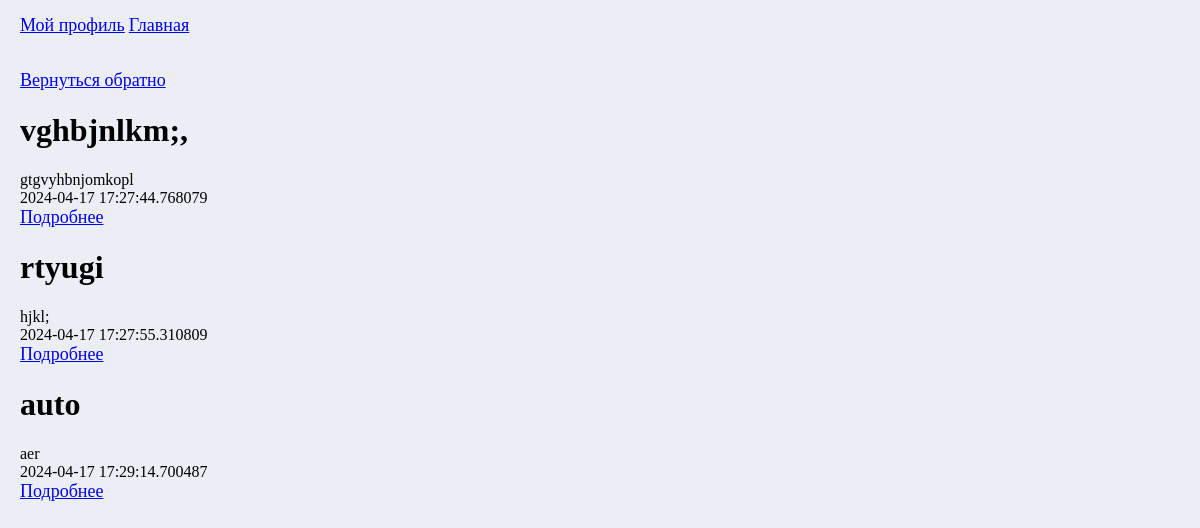
Page /profile/1/all_posts (signed in) on the committed database.
### data/posts.py (models this page shows)
class Posts(SqlAlchemyBase):
    __tablename__ = 'posts'
    id = sqlalchemy.Column(sqlalchemy.Integer,
                           primary_key=True, autoincrement=True)
    title = sqlalchemy.Column(sqlalchemy.String, nullable=True)
    content = sqlalchemy.Column(sqlalchemy.String, nullable=True)
    created_date = sqlalchemy.Column(sqlalchemy.DateTime,
                                     default=datetime.datetime.now)
    user_id = sqlalchemy.Column(sqlalchemy.Integer,
                                sqlalchemy.ForeignKey("users.id"))
    user_link = sqlalchemy.Column(sqlalchemy.String)
    post_link = sqlalchemy.Column(sqlalchemy.String)
    likes = sqlalchemy.Column(sqlalchemy.Integer)
    user = orm.relationship('User')

### main.py (the view, shortened to what this page needs)
@app.route('/profile/<id_user>/<mode>', methods=['GET', 'POST'])
def page_of_user(id_user, mode):
    global img_ava
    current_user, userid, username = get_user_from_session()
    user = db_sess.query(User).filter(User.id == int(id_user)).first()
    post = db_sess.query(Posts).filter(Posts.user_id == int(id_user))
    song = db_sess.query(Song).filter(Song.user_id == int(id_user))
    event = db_sess.query(Events).filter(Events.date >= datetime.datetime(
        datetime.datetime.now().year, datetime.datetime.now().month, datetime.datetime.now().day,
        datetime.datetime.now().hour, datetime.datetime.now().minute)).filter(Events.id == int(id_user))
    try:
        taste = list(map(int, user.genres.split(';')))
    except Exception:
        taste = []
    if mode == 'head':
        return render_template('user.html', current_user=current_user, link_user=f'/profile/{userid}/head',
                               user=user, post=post, song=song, get_author=get_author, event=event)
    if mode == 'all_songs':
        return render_template('all_songs.html', current_user=current_user, song=song)
    if mode == 'all_events':
        return render_template('all_events.html', current_user=current_user, event=event)
    if mode == 'all_posts':
        return render_template('user_posts.html', current_user=current_user, post=post)

### data/user.py (called while the page is built)
    def check_password(self, password):
        return check_password_hash(self.hashed_password, password)

### main.py (called while the page is built)
def get_user_from_session():
    try:
        user = 0
        mail = session['email']
        passw = session['password']
        if mail is not None and passw is not None:
            user = db_sess.query(User).filter(User.email == str(mail)).first()
        if user and user.check_password(passw):
            login_user(user)
            current_user = user
            userid = current_user.id
            username = current_user.name
            return current_user, userid, username
    except Exception:
        return None, None, None
    return None, None, None

### templates/user_posts.html
{% extends 'base.html' %}
{% block content %}
<div  style="margin: 20px">
<a href="head">Вернуться обратно</a>
{% for elem in post %}
<div class="post">
    <h1>{{elem.title}}</h1>
    <div>{{elem.content}}</div>
    <div>{{elem.created_date}}</div>
    <a href={{elem.post_link}}>Подробнее</a>
</div>
{% endfor %}
</div>
{% endblock %}

### static/styles/base.css (style rules this page uses)
body { background-color: #ebeff5; margin: 0 }
h1 { font-family: "Tahoma"; font-size: 32px; }
a { font-family: "Bahnschrift Condensed"; font-size: 18px; }

### rows in the picture
Posts: title "vghbjnlkm;,", content "gtgvyhbnjomkopl", created_date "2024-04-17 17:27:44.768079"
Posts: title "rtyugi", content "hjkl;", created_date "2024-04-17 17:27:55.310809"
Posts: title "auto", content "aer", created_date "2024-04-17 17:29:14.700487"
